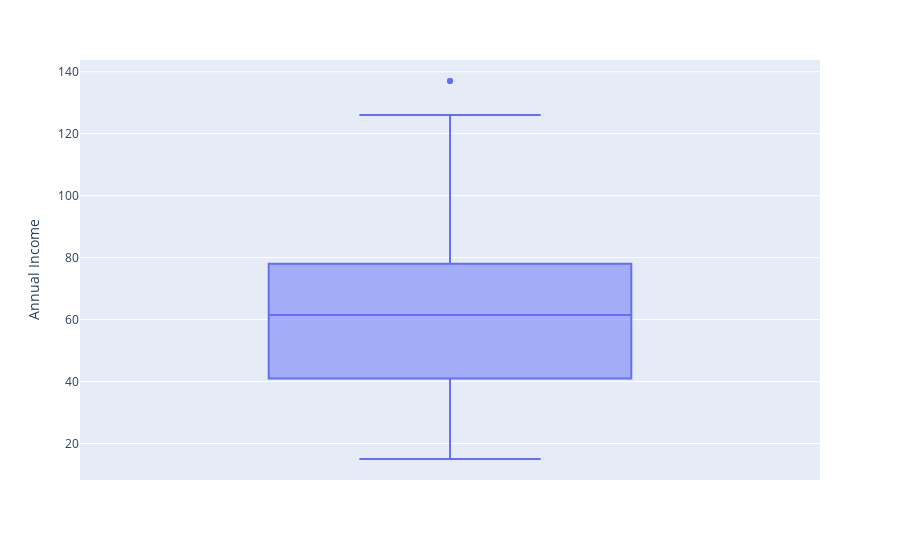

The code cell stored with this chart in its notebook:
### Code cell
# Create  subplot to visualize  outliers
fig = px.box(clean_data, y="Annual Income")
fig.show()

### Figure 1 — Plotly figure (JSON) as saved in the notebook; plotly's stock layout.template omitted (floating-point values rounded to 4 significant figures; data arrays with more than 128 entries replaced by an {"elided": "..."} marker saying what was removed)
{"data": [{"alignmentgroup": "True", "hovertemplate": "Annual Income=%{y}<extra></extra>", "legendgroup": "", "marker": {"color": "#636efa"}, "name": "", "notched": false, "offsetgroup": "", "orientation": "v", "showlegend": false, "type": "box", "x0": " ", "xaxis": "x", "y": {"elided": "200 int values"}, "y0": " ", "yaxis": "y"}], "layout": {"autosize": true, "boxmode": "group", "legend": {"tracegroupgap": 0}, "margin": {"t": 60}, "xaxis": {"anchor": "y", "autorange": true, "domain": [0, 1], "range": [-0.5, 0.5], "type": "category"}, "yaxis": {"anchor": "x", "autorange": true, "domain": [0, 1], "range": [8.222, 143.8], "title": {"text": "Annual Income"}, "type": "linear"}}}
